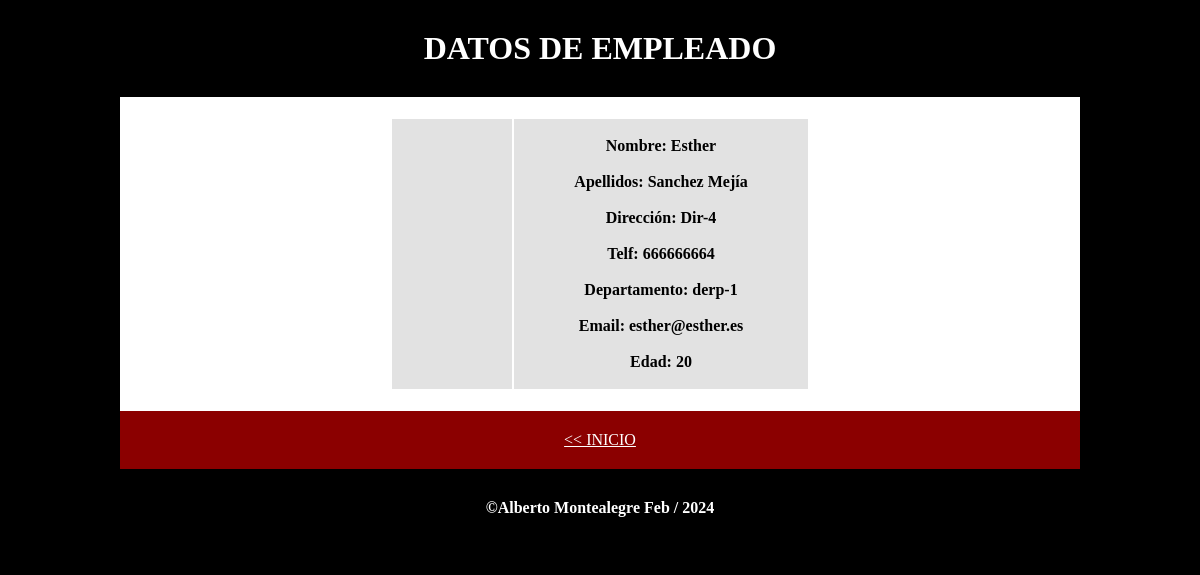
The app's page /datos.php?id=4 with its own data.
### tables this page shows
CREATE TABLE `empleados` (
  `id` int(11) NOT NULL,
  `nombre` varchar(50) NOT NULL,
  `apellidos` varchar(50) NOT NULL,
  `direccion` varchar(50) NOT NULL,
  `telefono` varchar(15) NOT NULL,
  `departamento` varchar(50) NOT NULL,
  `email` varchar(50) NOT NULL,
  `edad` tinyint(4) NOT NULL,
  `foto` varchar(100) NOT NULL
);

### datos.php (the view, shortened to what this page needs)
<!doctype html>
<html lang="en">
<head>
    <link rel="stylesheet" href="style.css">
</head>
<body>
<h1>DATOS DE EMPLEADO</h1>
<div class="content">
    <table>
        <?php
        $id = $_GET["id"];
        $cn=mysqli_connect("localhost","root","");
        mysqli_select_db($cn, "bd_pruebas") or die("No se encuentra la BBDD");
        mysqli_set_charset($cn,"utf8");
        $consulta="select * from empleados where id =".$id;
        $resultado=mysqli_query($cn,$consulta);
        while ($fila = $resultado->fetch_assoc()) {
            echo '<tr>';
                echo '<td>';
                echo '</td>';
                echo '<td>';
                echo '</br>Nombre: '. $fila['nombre'] .'</br></br>';
                echo 'Apellidos: '. $fila['apellidos'] .'</br></br>';
                echo 'Dirección: '. $fila['direccion'] .'</br></br>';
                echo 'Telf: '. $fila['telefono'] .'</br></br>';
                echo 'Departamento: '. $fila['departamento'] .'</br></br>';
                echo 'Email: '. $fila['email'] .'</br></br>';
                echo 'Edad: '. $fila['edad'] .'</br></br>';
                echo '</td>';
            echo '</tr>';
        }
        ?>
    </table>
    <a href="inicio.php"><< INICIO</a>
</div>
<h4> &copy;Alberto Montealegre <?= date('M').' / '.date('Y') ?></h4>
</body>
</html>

### style.css (style rules this page uses)
* { padding: 0px; margin: 0px; box-sizing: border-box; }
body { width: 100%; background-color: black; }
.content { width: 80%; margin: 0 auto; background-color: white; display: flex; flex-direction: column; text-align: center; justify-content: center; }
h1,h4 { width: 100%; padding: 30px; background-color: black; color: white; text-align: center; }
table { margin: 20px auto; }
tr, tr a { padding: 0px 0px; background-color: #e2e2e2; transition: all 500ms; }
td { padding: 0px 60px; font-weight: bold; font-size: 16px; }
a, input[type="submit"], input[type="file"] { background-color: darkred; color: white; padding: 20px; transition: all 500ms; }

### records on screen
empleados: nombre "Esther", apellidos "Sanchez Mejía", direccion "Dir-4", telefono "666666664", departamento "derp-1", email "esther@esther.es", edad "20"
